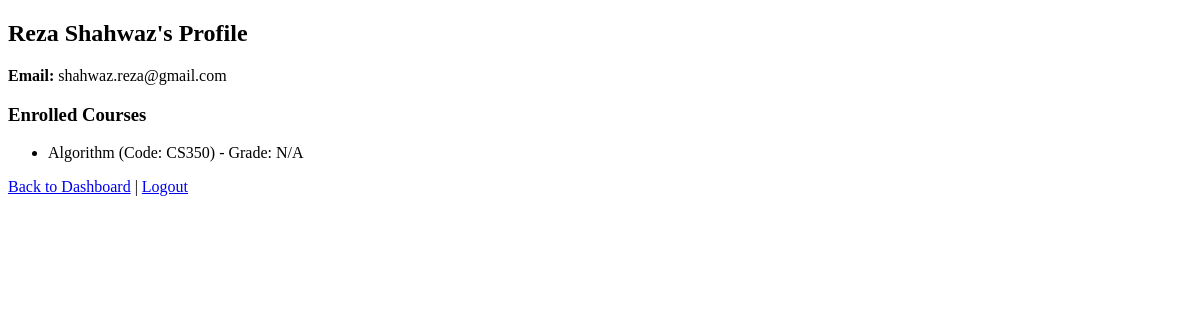
The page /profile (signed in) on the database as committed earlier.
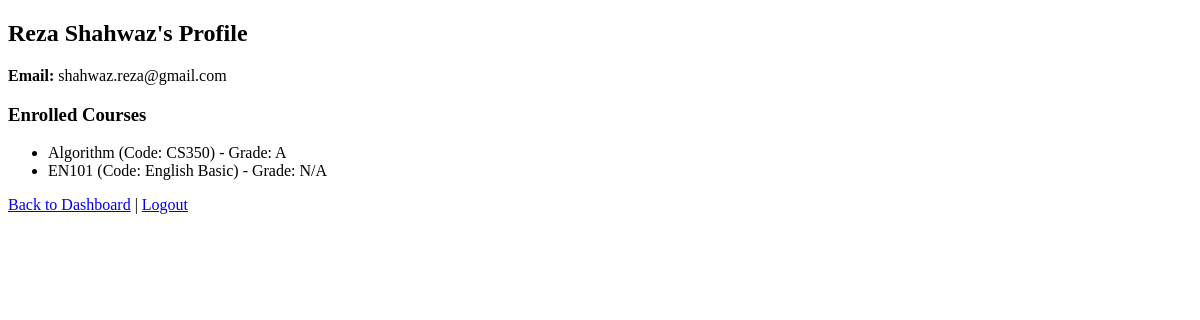
The same page on the database as committed later.
### tables this page shows
CREATE TABLE courses (
              id INTEGER PRIMARY KEY AUTOINCREMENT,
              code TEXT NOT NULL,
              name TEXT NOT NULL
              );

CREATE TABLE enrollments (
              id INTEGER PRIMARY KEY AUTOINCREMENT,
              student_id INTEGER NOT NULL,
              course_id INTEGER NOT NULL,
              grade TEXT,
              FOREIGN KEY(student_id) REFERENCES users(id),
              FOREIGN KEY(course_id) REFERENCES courses(id)
              );

### app.py (the view)
@app.route("/profile")
def profile():
    if "user" not in session:
        return redirect("/")
    user = {
        "id": session["user"][0],
        "name": session["user"][1],
        "email": session["user"][2],
        "role": session["user"][4]
    }
    conn = sqlite3.connect("database.db")
    c = conn.cursor()
    c.execute("""
        SELECT courses.name, courses.code, enrollments.grade
        FROM enrollments
        JOIN courses ON enrollments.course_id = courses.id
        WHERE enrollments.student_id =?
    """, (user["id"],))
    courses = [{"name": row[0], "code": row[1], "grade": row[2]}
               for row in c.fetchall()]
    conn.close()
    return render_template("student_profile.html", user=user, courses=courses)

### templates/student_profile.html (shortened to what this page needs)
<!DOCTYPE html>
<html>
<head>
</head>
<body>
    <h2>{{ user.name }}'s Profile</h2>
    <p><strong>Email:</strong> {{ user.email }}</p>
    <h3>Enrolled Courses</h3>
    <ul>
        {% for course in courses %}
        <li>{{ course.name }} (Code: {{ course.code }}) - Grade: {{ course.grade or "N/A" }}</li>
        {% endfor %}
    </ul>
    <a href="/dashboard">Back to Dashboard</a> |
    <a href="/logout">Logout</a>
</body>
</html>
</html>

Rows that differ between the two databases and show on the page:
no longer on this page (row unchanged): courses: name "Algorithm", code "CS350", grade "N/A"
now on this page (row edited): enrollments: name "Algorithm", code "CS350", grade "A"
added courses: name "EN101", code "English Basic", grade "N/A"
